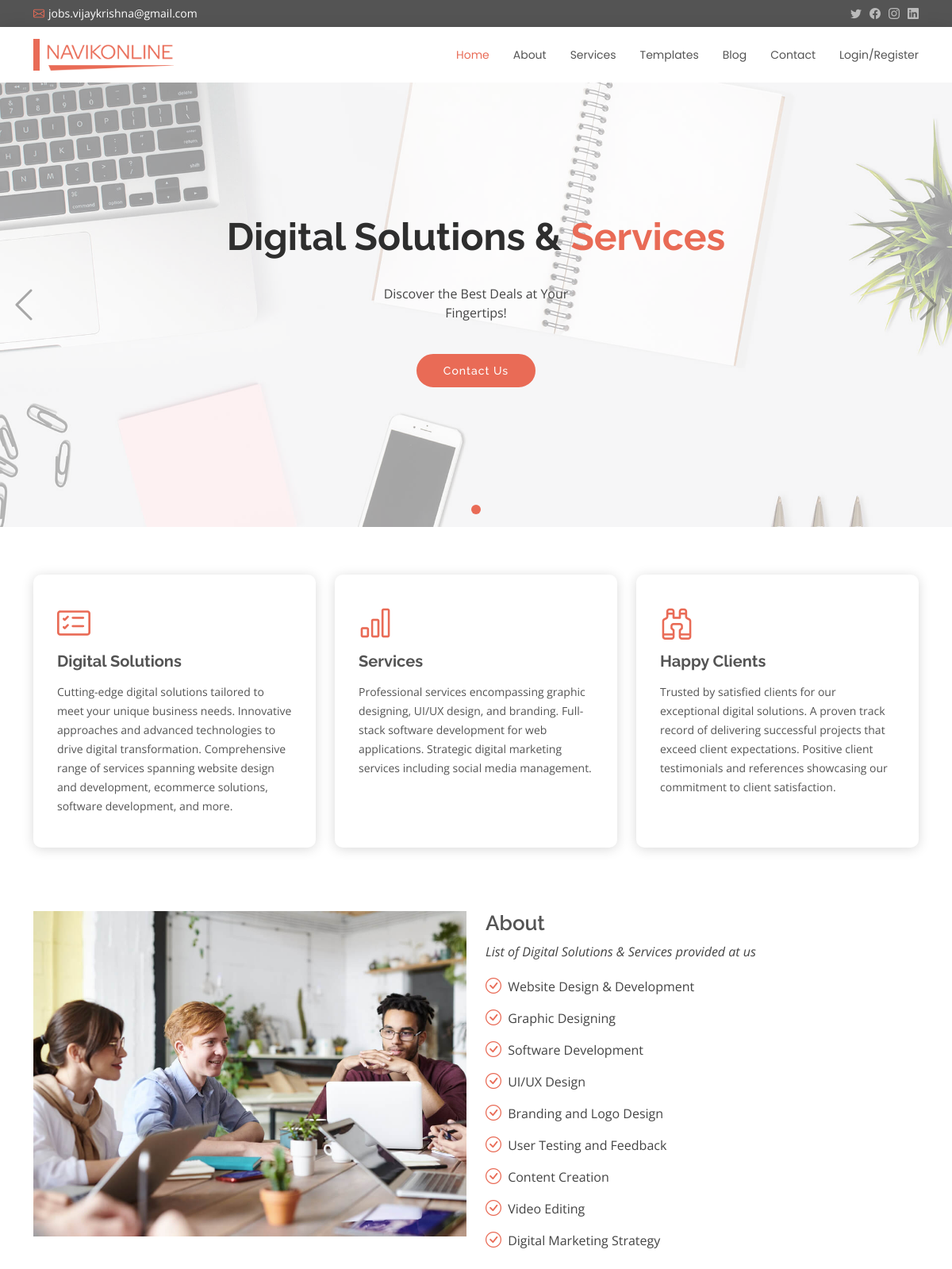
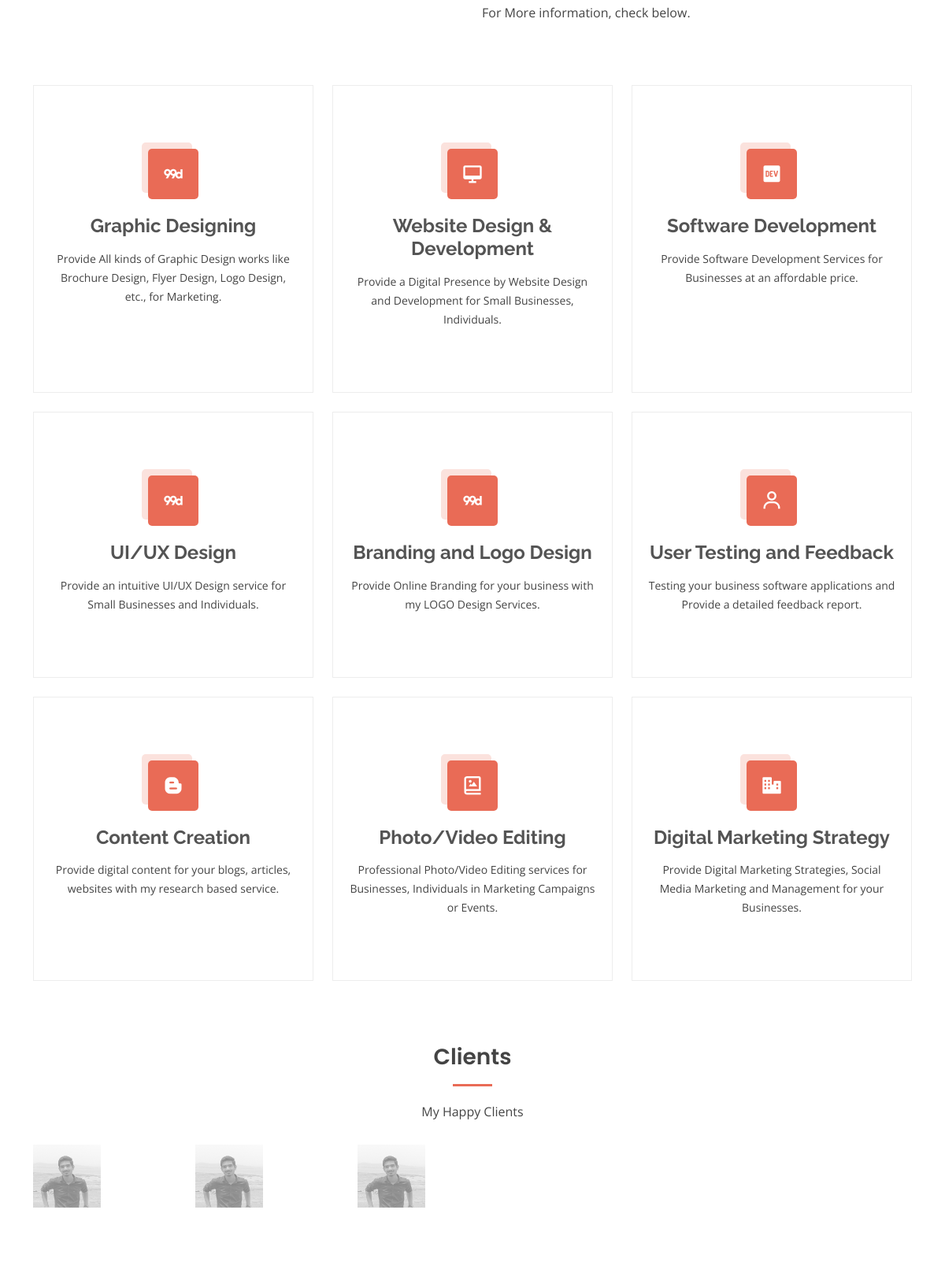
The page / (upper part) on the database its author committed (2 pictures, top to bottom).
### myapp/models.py (models this page shows, shortened)
class Feature(models.Model):
    name = models.CharField(max_length = 100)
    details = models.CharField(max_length =500)
    class meta:
        verbose_name = 'Feature'
        verbose_name_plural = 'Features'

### myapp/views.py (the view)
# urls.py: path('', views.pages.home, name = 'home'),
    @staticmethod
    def home(request):
        features = Feature.objects.all()[:3]
        products = Product.objects.all()
        context = {
            'feature1': features[0] if len(features) > 0 else None,
            'feature2': features[1] if len(features) > 1 else None,
            'feature3': features[2] if len(features) > 2 else None,
            'products': products
        }
        return render(request, 'templates/pages/index.html', context)

### templates/pages/index.html (shortened to what this page needs)
{% load static %}
<!DOCTYPE html>
<html lang="en">
<head>
  <link href="{% static 'assets/vendor/animate.css/animate.min.css' %}" rel="stylesheet">
  <link href="{% static 'assets/vendor/bootstrap/css/bootstrap.min.css' %}" rel="stylesheet">
  <link href="{% static 'assets/vendor/bootstrap-icons/bootstrap-icons.css' %}" rel="stylesheet">
  <link href="{% static 'assets/vendor/boxicons/css/boxicons.min.css' %}" rel="stylesheet">
  <link href="{% static 'assets/vendor/glightbox/css/glightbox.min.css' %}" rel="stylesheet">
  <link href="{% static 'assets/vendor/swiper/swiper-bundle.min.css' %}" rel="stylesheet">
  <link href="{% static 'assets/css/style.css' %}" rel="stylesheet">
</head>
<body>
  <section id="topbar" class="d-flex align-items-center">
    <div class="container d-flex justify-content-center justify-content-md-between">
      <div class="contact-info d-flex align-items-center">
        <i class="bi bi-envelope d-flex align-items-center"><a href="mailto:jobs.vijaykrishna@gmail.com">jobs.vijaykrishna@gmail.com</a></i>
      </div>
      <div class="social-links d-none d-md-flex align-items-center">
        <a href="#" class="twitter"><i class="bi bi-twitter"></i></a>
        <a href="#" class="facebook"><i class="bi bi-facebook"></i></a>
        <a href="#" class="instagram"><i class="bi bi-instagram"></i></a>
        <a href="#" class="linkedin"><i class="bi bi-linkedin"></i></i></a>
      </div>
    </div>
  </section>
  <header id="header" class="d-flex align-items-center">
    <div class="container d-flex justify-content-between align-items-center">
      <div class="logo">
        <h1><a href="/"><img src="{% static 'assets/img/logo.png' %}" alt="logo"/></a></h1>
      </div>
      <nav id="navbar" class="navbar">
        <ul>
          {% if user.is_authenticated %}
          <li><a class="active" href="/">Home</a></li>
          <li><a href="{% url 'blog' %}">Blog</a></li>
          <li><a href="{% url 'Templates' %}">Templates</a></li>
          <li><a href="{% url 'logout' %}">Logout</a></li>
          {% else %}
          <li><a class="active" href="/">Home</a></li>
          <li><a href="{% url 'about' %}" >About</a></li>
          <li><a href="{% url 'services' %}">Services</a></li>
          <li><a href="{% url 'Templates' %}">Templates</a></li>
          <li><a href="{% url 'blog' %}">Blog</a></li>
          <li><a href="{% url 'contact' %}">Contact</a></li>
          <li><a href="{% url 'register' %}">Login/Register</a></li>
          {% endif %}
        </ul>
      </nav>
    </div>
  </header>
  <section id="hero">
    <div class="hero-container">
      <div id="heroCarousel" data-bs-interval="5000" class="carousel slide carousel-fade" data-bs-ride="carousel">
        <ol class="carousel-indicators" id="hero-carousel-indicators"></ol>
        <div class="carousel-inner" role="listbox">
          <div class="carousel-item active" style="background-image: url(static/assets/img/slide/slide-1.jpg)">
            <div class="carousel-container">
              <div class="carousel-content">
                {% if user.is_authenticated %}
                {% for message in messages %}
                <h3>{{message}}</h3>
                <a href="{% url 'file_detail' file_id=file_id %}" class="btn-get-started animate__animated animate__fadeInUp">Download</a>
                {% endfor %}
                <h2 class="animate__animated animate__fadeInDown">Welcome, <span>{{user.username}}</span></h2>
                <a href="{% url 'Templates' %}" class="btn-get-started animate__animated animate__fadeInUp">Browse Templates</a>
                {% else %}
                <h2 class="animate__animated animate__fadeInDown">Digital Solutions & <span>Services</span></h2>
                <p class="animate__animated animate__fadeInUp">Discover the Best Deals at Your Fingertips!</p>
                <a href="{% url 'contact' %}" class="btn-get-started animate__animated animate__fadeInUp">Contact Us</a>
                {% endif %}
              </div>
            </div>
          </div>
        </div>
        <a class="carousel-control-prev" href="#heroCarousel" role="button" data-bs-slide="prev">
          <span class="carousel-control-prev-icon bi bi-chevron-left" aria-hidden="true"></span>
        </a>
        <a class="carousel-control-next" href="#heroCarousel" role="button" data-bs-slide="next">
          <span class="carousel-control-next-icon bi bi-chevron-right" aria-hidden="true"></span>
        </a>
      </div>
    </div>
  </section>
  <main id="main">
    <section id="featured" class="featured">
      <div class="container">
        <div class="row">
          <div class="col-lg-4">
            <div class="icon-box">
              <i class="bi bi-card-checklist"></i>
              <h3><a href="">{{feature1.name}}</a></h3>
              <p>{{feature1.details}}</p>
            </div>
          </div>
          <div class="col-lg-4 mt-4 mt-lg-0">
            <div class="icon-box">
              <i class="bi bi-bar-chart"></i>
              <h3><a href="">{{feature2.name}}</a></h3>
              <p>{{feature2.details}}</p>
            </div>
          </div>
          <div class="col-lg-4 mt-4 mt-lg-0">
            <div class="icon-box">
              <i class="bi bi-binoculars"></i>
              <h3><a href="">{{feature3.name}}</a></h3>
              <p>{{feature3.details}}</p>
            </div>
          </div>
        </div>
      </div>
    </section>
   <section id="about" class="about">
      <div class="container">
        <div class="row">
          <div class="col-lg-6">
            <img src="{% static 'assets/img/about.jpg' %}" class="img-fluid" alt="">
          </div>
          <div class="col-lg-6 pt-4 pt-lg-0 content">
            <h3>About</h3>
            <p class="fst-italic">
              List of Digital Solutions & Services provided at us
            </p>
            <ul>
              <li><i class="bi bi-check-circle"></i> Website Design & Development</li>
              <li><i class="bi bi-check-circle"></i> Graphic Designing</li>
              <li><i class="bi bi-check-circle"></i> Software Development</li>
              <li><i class="bi bi-check-circle"></i> UI/UX Design</li>
              <li><i class="bi bi-check-circle"></i> Branding and Logo Design</li>
              <li><i class="bi bi-check-circle"></i> User Testing and Feedback</li>
              <li><i class="bi bi-check-circle"></i> Content Creation</li>
              <li><i class="bi bi-check-circle"></i> Video Editing</li>
              <li><i class="bi bi-check-circle"></i> Digital Marketing Strategy</li>
            </ul>
            <p>
              For More information, check below.
            </p>
          </div>
        </div>
      </div>
    </section>
     <section id="services" class="services">
      <div class="container">
        <div class="row">
          <div class="col-lg-4 col-md-6 d-flex align-items-stretch">
            <div class="icon-box">
              <div class="icon"><i class="bx bxl-99designs"></i></div>
              <h4><a href="">Graphic Designing</a></h4>
              <p>Provide All kinds of Graphic Design works like Brochure Design, Flyer Design, Logo Design, etc., for Marketing. </p>
            </div>
          </div>
          <div class="col-lg-4 col-md-6 d-flex align-items-stretch mt-4 mt-md-0">
            <div class="icon-box">
              <div class="icon"><i class="bx bx-desktop"></i></div>
              <h4><a href="">Website Design & Development</a></h4>
              <p>Provide a Digital Presence by Website Design and Development for Small Businesses, Individuals. </p>
            </div>
          </div>
          <div class="col-lg-4 col-md-6 d-flex align-items-stretch mt-4 mt-lg-0">
            <div class="icon-box">
              <div class="icon"><i class="bx bxl-dev-to"></i></div>
              <h4><a href="">Software Development</a></h4>
              <p>Provide Software Development Services for Businesses at an affordable price. </p>
            </div>
          </div>
        </div>
        <div class="row">
          <div class="col-lg-4 col-md-6 d-flex align-items-stretch mt-4">
            <div class="icon-box">
              <div class="icon"><i class="bx bxl-99designs"></i></div>
              <h4><a href="">UI/UX Design</a></h4>
              <p>Provide an intuitive UI/UX Design service for Small Businesses and Individuals.</p>
            </div>
          </div>
          <div class="col-lg-4 col-md-6 d-flex align-items-stretch mt-4">
            <div class="icon-box">
              <div class="icon"><i class="bx bxl-99designs"></i></div>
              <h4><a href="">Branding and Logo Design</a></h4>
              <p>Provide Online Branding for your business with my LOGO Design Services. </p>
            </div>
          </div>
          <div class="col-lg-4 col-md-6 d-flex align-items-stretch mt-4">
            <div class="icon-box">
              <div class="icon"><i class="bx bx-user"></i></div>
              <h4><a href="">User Testing and Feedback</a></h4>
              <p>Testing your business software applications and Provide a detailed feedback report.</p>
            </div>
          </div>
        </div>
        <div class="row">
          <div class="col-lg-4 col-md-6 d-flex align-items-stretch mt-4">
            <div class="icon-box">
              <div class="icon"><i class="bx bxl-blogger"></i></div>
              <h4><a href="">Content Creation</a></h4>
              <p>Provide digital content for your blogs, articles, websites with my research based service. </p>
            </div>
          </div>
          <div class="col-lg-4 col-md-6 d-flex align-items-stretch mt-4">
            <div class="icon-box">
              <div class="icon"><i class="bx bx-photo-album"></i></div>
              <h4><a href="">Photo/Video Editing</a></h4>
              <p>Professional Photo/Video Editing services for Businesses, Individuals in Marketing Campaigns or Events. </p>
            </div>
          </div>
          <div class="col-lg-4 col-md-6 d-flex align-items-stretch mt-4">
            <div class="icon-box">
              <div class="icon"><i class="bx bxs-business"></i></div>
              <h4><a href="">Digital Marketing Strategy</a></h4>
              <p>Provide Digital Marketing Strategies, Social Media Marketing and Management for your Businesses.</p>
            </div>
          </div>
        </div>
      </div>
    </section>
     <section id="clients" class="clients">
      <div class="container">
        <div class="section-title">
          <h2>Clients</h2>
          <p>My Happy Clients</p>
        </div>
        <div class="clients-slider swiper">
          <div class="swiper-wrapper align-items-center">
            <div class="swiper-slide"><img src="{% static 'assets/img/clients/Sakasi.jpeg' %}" class="img-fluid" alt=""></div>
          </div>
        </div>
      </div>
    </section>
  </main>
</body>
</html>

### rows shown on the page
Feature: name "Digital Solutions", details "Cutting-edge digital solutions tailored to meet your unique business needs. Innovative approaches and advanced technologies to drive digital transformation. Comprehensive range of services spanning website design and development, ecommerce solutions, software development, and more."
Feature: name "Services", details "Professional services encompassing graphic designing, UI/UX design, and branding. Full-stack software development for web applications. Strategic digital marketing services including social media management."
Feature: name "Happy Clients", details "Trusted by satisfied clients for our exceptional digital solutions. A proven track record of delivering successful projects that exceed client expectations. Positive client testimonials and references showcasing our commitment to client satisfaction."
